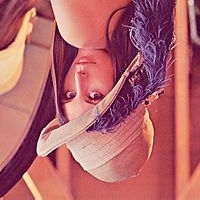
#> input picture dataset_test/img/2.jpg, 200 x 200 px
$ python data_augmentation.py   (Python 2 division)
#> lines starting #> are read from the running program, lines starting #| are printed output that depends on the picture
# coding:utf8
import cv2
import os
import numpy as np
import imutils
import random

imagePath = "./dataset_test/img/img.jpg"


# 随机操作
# [13 lines left out: function RandOperate, not called in this run]


# 高斯模糊
def Gauss(image):
    return cv2.GaussianBlur(image, (5, 1), 1)


# 椒盐噪声（不适用语意分割）
# [22 lines left out: functions SaltNoisy, BrightRatio, DarkRatio, not called in this run]


# 对比度调整
def ContrAdj(image):
    rows, cols, channels = image.shape
    img = image.copy()
    a = random.choice((0.7, 0.71, 0.72))
    b = 100
    for i in range(rows):
        for j in range(cols):
            for c in range(3):
                color = image[i, j][c] * a + b
                if color > 255:
                    img[i, j][c] = 255
                elif color < 0:
                    img[i, j][c] = 0
    return img


# 旋转
# [47 lines left out: functions rotate, rotate, stretch, WarpAffine, WarpAffine, not called in this run]

# 图像和标注增强
def AugImgAndLabel(tmp_img_path, new_img_path, tmp_label_path, new_label_path, img_name, label_name):
    image = cv2.imread(tmp_img_path)
    label = cv2.imread(tmp_label_path)
    # 原始图像
    aug_img_name = os.path.join(new_img_path, "Raw-" + img_name)
    aug_label_name = os.path.join(new_label_path, "Raw-" + label_name)
    print "[INFO]aug_img_name:", aug_img_name
    print "[INFO]aug_label_name:", aug_label_name
    cv2.imwrite(aug_img_name, image)
    cv2.imwrite(aug_label_name, label)
    # 对比度调整
    aug_img_name = os.path.join(new_img_path, "ContrAdj-" + img_name)
    aug_label_name = os.path.join(new_label_path, "ContrAdj-" + label_name)
    print "[INFO]aug_img_name:", aug_img_name
    print "[INFO]aug_label_name:", aug_label_name
    cv2.imwrite(aug_img_name, ContrAdj(image.copy()))
    cv2.imwrite(aug_label_name, label)
    # 高斯模糊
    aug_img_name = os.path.join(new_img_path, "Gauss-" + img_name)
    aug_label_name = os.path.join(new_label_path, "Gauss-" + label_name)
    print "[INFO]aug_img_name:", aug_img_name
    print "[INFO]aug_label_name:", aug_label_name
    cv2.imwrite(aug_img_name, Gauss(image.copy()))
    cv2.imwrite(aug_label_name, label)
    # 左右翻转
    aug_img_name = os.path.join(new_img_path, "flipy-" + img_name)
    aug_label_name = os.path.join(new_label_path, "flipy-" + label_name)
    print "[INFO]aug_img_name:", aug_img_name
    print "[INFO]aug_label_name:", aug_label_name
    cv2.imwrite(aug_img_name, cv2.flip(image.copy(), 1))
    cv2.imwrite(aug_label_name, cv2.flip(label.copy(), 1))
    # 上下翻转
    aug_img_name = os.path.join(new_img_path, "flipx-" + img_name)
    aug_label_name = os.path.join(new_label_path, "flipx-" + label_name)
    print "[INFO]aug_img_name:", aug_img_name
    print "[INFO]aug_label_name:", aug_label_name
    cv2.imwrite(aug_img_name, cv2.flip(image.copy(), -1))
    cv2.imwrite(aug_label_name, cv2.flip(label.copy(), -1))
    # 调亮
    aug_img_name = os.path.join(new_img_path, "Bright-" + img_name)
    aug_label_name = os.path.join(new_label_path, "Bright-" + label_name)
    print "[INFO]aug_img_name:", aug_img_name
    print "[INFO]aug_label_name:", aug_label_name
    cv2.imwrite(aug_img_name, BrightRatio(image.copy()))
    cv2.imwrite(aug_label_name, label)
    # 调暗
    aug_img_name = os.path.join(new_img_path, "Dark-" + img_name)
    aug_label_name = os.path.join(new_label_path, "Dark-" + label_name)
    print "[INFO]aug_img_name:", aug_img_name
    print "[INFO]aug_label_name:", aug_label_name
    cv2.imwrite(aug_img_name, DarkRatio(image.copy()))
    cv2.imwrite(aug_label_name, label)
    # 平移
    aug_img_name = os.path.join(new_img_path, "Warp-" + img_name)
    aug_label_name = os.path.join(new_label_path, "Warp-" + label_name)
    print "[INFO]aug_img_name:", aug_img_name
    print "[INFO]aug_label_name:", aug_label_name
    img_proc, label_proc = WarpAffine(image.copy(), label.copy())
    cv2.imwrite(aug_img_name, img_proc)
    cv2.imwrite(aug_label_name, label_proc)
    # 旋转
    aug_img_name = os.path.join(new_img_path, "Rotate-" + img_name)
    aug_label_name = os.path.join(new_label_path, "Rotate-" + label_name)
    print "[INFO]aug_img_name:", aug_img_name
    print "[INFO]aug_label_name:", aug_label_name
    img_proc, label_proc = rotate(image.copy(), label.copy())
    cv2.imwrite(aug_img_name, img_proc)
    cv2.imwrite(aug_label_name, label_proc)


def AugDatasetCreate(img_path, new_img_path, label_path, new_label_path):
    #img path
    if os.path.isdir(img_path):
        img_names = os.listdir(img_path)
        img_names.sort() # 排序
    else:
        img_names = [img_path]

    #label path
    if os.path.isdir(label_path):
        label_names = os.listdir(label_path)
        label_names.sort() # 排序
    else:
        label_names = [label_path]

    print "img_names:", img_names
    print "label_names:", label_names

    img_num = 0
    label_num = 0

    #img num
    for img_name in img_names:
        tmp_img_name = os.path.join(img_path, img_name)
        if os.path.isdir(tmp_img_name):
            print('contain file folder')
            exit()
        else:
            img_num = img_num + 1;
    #label num
    for label_name in label_names:
        tmp_label_name = os.path.join(label_path, label_name)
        if os.path.isdir(tmp_label_name):
            print('contain file folder')
            exit()
        else:
            label_num = label_num + 1

    if img_num != label_num:
        print('the num of img and label is not equl')
        exit()
    else:
        num = img_num

    for i in range(num):
        img_name = img_names[i]
        print "[INFO]img_name:", img_name
        label_name = label_names[i]
        print "[INFO]label_name:", label_name

        tmp_img_name = os.path.join(img_path, img_name)
        print "[INFO]tmp_img_name:", tmp_img_name
        tmp_label_name = os.path.join(label_path, label_name)
        print "[INFO]tmp_label_name:", tmp_label_name

        # 图像和标注增强
        AugImgAndLabel(tmp_img_name, new_img_path, tmp_label_name, new_label_path, img_name, label_name);


def main():
    # image = cv2.imread(imagePath)
    # cv2.imshow("image", image)

    # # # 修改对比度
    # Contr = ContrAdj(image)
    # cv2.imshow("ContrAdj", Contr)
    # # 拉伸变换
    # # Stretch = stretch(image)
    # # cv2.imshow("Stretch", Stretch)
    # # 添加椒盐噪声
    # # Noisy = SaltNoisy(image.copy())
    # # cv2.imshow("SaltNoisy", Noisy)
    # # 高斯模糊 (25,25,5)>(15,15,5)>(5,5,5)>(5,1,1)>(1,1,5)
    # gauss = Gauss(image.copy())
    # cv2.imshow("Gauss", gauss)
    # # 左右反转
    # flip1 = cv2.flip(image.copy(), 1)
    # cv2.imshow("flip1", flip1)
    # # 上下反转
    # flip_1 = cv2.flip(image.copy(), -1)
    # cv2.imshow("flip_1", flip_1)
    # # 调亮
    # Bright = BrightRatio(image)
    # cv2.imshow("Bright", Bright)
    # # 调暗
    # Dark = DarkRatio(image)
    # cv2.imshow("Dark", Dark)
    # # 旋转
    # rot = rotate(image)
    # cv2.imshow("Rotate", rot)
    # # 平移
    # warp = WarpAffine(image)
    # cv2.imshow("warpAffine", warp)
    # # 随机操作
    # # image = RandOperate(image)
    # # cv2.imshow("RandOperate", image)

    # cv2.waitKey(0)

    AugDatasetCreate("./dataset_test/img",
              "./dataset_aug_test/img",
              "./dataset_test/label",
              "./dataset_aug_test/label")
#> in AugImgAndLabel, image is the input picture: shape (200, 200, 3); mean B, G, R 105.4, 99.2, 179.8
#> after the loop in ContrAdj, `for i in range(rows):`:
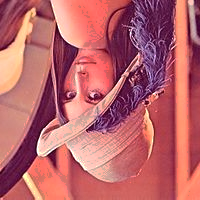
#> img: shape (200, 200, 3); mean B, G, R 105.5, 99.4, 186
#> in Gauss, `return cv2.GaussianBlur(image, (5, 1), 1)`:
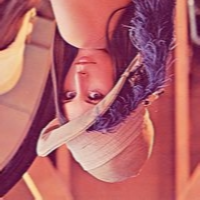
#> returned value: shape (200, 200, 3); mean of channels 0, 1, 2 105.4, 99.2, 179.8; drawn as B, G, R
#> in AugImgAndLabel, `cv2.imwrite(aug_img_name, cv2.flip(image.copy(), 1))`:
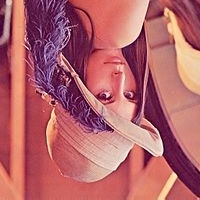
#> saved as flipy-2.jpg: shape (200, 200, 3); mean B, G, R 105.4, 99.2, 179.8


if __name__ == "__main__":
#> (the run stopped early here; a loop or call above may not have finished)
